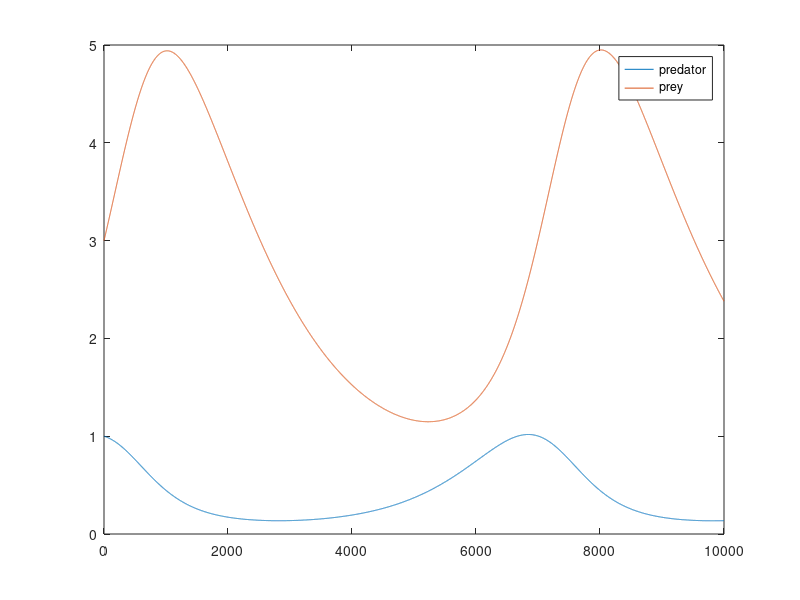

Write MATLAB code to recreate this figure.
r = 1.3; s = .5; u = .7; v = 1.6; h = .001;
 P = 1; Q = 3; y = [P Q];
for t = 1:10000;
dP = (r-s*Q)*P*h; dQ = (-u+v*P)*Q*h; P = P+dP; Q = Q+dQ; y = [y; P Q];
end
 plot(0:10000,y)
legend('predator','prey')